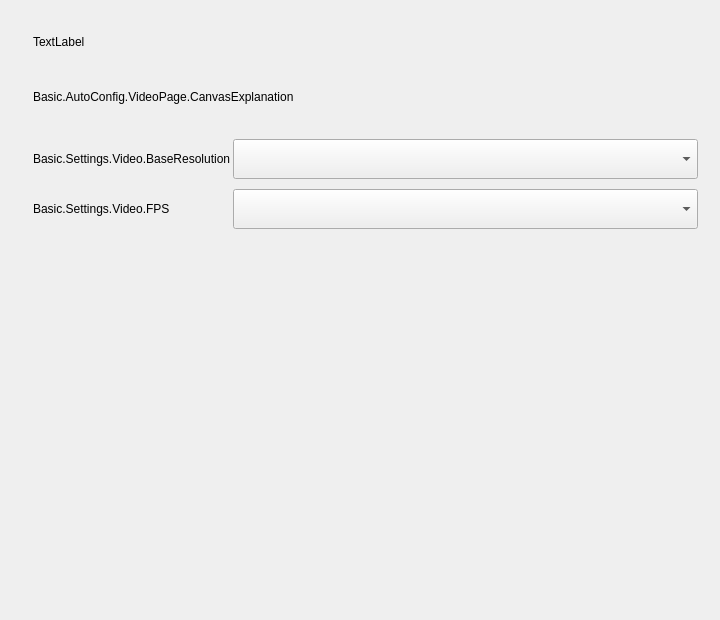
<?xml version="1.0" encoding="UTF-8"?>
<ui version="4.0">
 <class>AFQAutoConfigVideoPage</class>
 <widget class="QWidget" name="AFQAutoConfigVideoPage">
  <property name="geometry">
   <rect>
    <x>0</x>
    <y>0</y>
    <width>720</width>
    <height>620</height>
   </rect>
  </property>
  <property name="minimumSize">
   <size>
    <width>720</width>
    <height>620</height>
   </size>
  </property>
  <property name="maximumSize">
   <size>
    <width>720</width>
    <height>620</height>
   </size>
  </property>
  <property name="windowTitle">
   <string>Form</string>
  </property>
  <layout class="QVBoxLayout" name="verticalLayout">
   <property name="spacing">
    <number>14</number>
   </property>
   <property name="leftMargin">
    <number>33</number>
   </property>
   <property name="topMargin">
    <number>30</number>
   </property>
   <property name="rightMargin">
    <number>22</number>
   </property>
   <property name="bottomMargin">
    <number>0</number>
   </property>
   <item>
    <widget class="QLabel" name="label">
     <property name="minimumSize">
      <size>
       <width>0</width>
       <height>24</height>
      </size>
     </property>
     <property name="maximumSize">
      <size>
       <width>16777215</width>
       <height>24</height>
      </size>
     </property>
     <property name="text">
      <string>TextLabel</string>
     </property>
    </widget>
   </item>
   <item>
    <widget class="QWidget" name="widget_2" native="true">
     <layout class="QHBoxLayout" name="horizontalLayout">
      <property name="spacing">
       <number>0</number>
      </property>
      <property name="leftMargin">
       <number>0</number>
      </property>
      <property name="topMargin">
       <number>0</number>
      </property>
      <property name="rightMargin">
       <number>0</number>
      </property>
      <property name="bottomMargin">
       <number>0</number>
      </property>
      <item>
       <widget class="QLabel" name="label_2">
        <property name="minimumSize">
         <size>
          <width>0</width>
          <height>57</height>
         </size>
        </property>
        <property name="maximumSize">
         <size>
          <width>16777215</width>
          <height>57</height>
         </size>
        </property>
        <property name="text">
         <string>Basic.AutoConfig.VideoPage.CanvasExplanation</string>
        </property>
       </widget>
      </item>
     </layout>
    </widget>
   </item>
   <item>
    <widget class="QWidget" name="widget" native="true">
     <layout class="QGridLayout" name="gridLayout">
      <property name="leftMargin">
       <number>0</number>
      </property>
      <property name="topMargin">
       <number>0</number>
      </property>
      <property name="rightMargin">
       <number>0</number>
      </property>
      <property name="bottomMargin">
       <number>0</number>
      </property>
      <property name="horizontalSpacing">
       <number>0</number>
      </property>
      <property name="verticalSpacing">
       <number>10</number>
      </property>
      <item row="0" column="0">
       <widget class="QLabel" name="label_3">
        <property name="minimumSize">
         <size>
          <width>200</width>
          <height>40</height>
         </size>
        </property>
        <property name="maximumSize">
         <size>
          <width>200</width>
          <height>40</height>
         </size>
        </property>
        <property name="text">
         <string>Basic.Settings.Video.BaseResolution</string>
        </property>
       </widget>
      </item>
      <item row="0" column="1">
       <widget class="QComboBox" name="comboBox_CanvasResolution">
        <property name="minimumSize">
         <size>
          <width>0</width>
          <height>40</height>
         </size>
        </property>
        <property name="maximumSize">
         <size>
          <width>16777215</width>
          <height>40</height>
         </size>
        </property>
       </widget>
      </item>
      <item row="1" column="0">
       <widget class="QLabel" name="label_4">
        <property name="minimumSize">
         <size>
          <width>200</width>
          <height>40</height>
         </size>
        </property>
        <property name="maximumSize">
         <size>
          <width>200</width>
          <height>40</height>
         </size>
        </property>
        <property name="text">
         <string>Basic.Settings.Video.FPS</string>
        </property>
       </widget>
      </item>
      <item row="1" column="1">
       <widget class="QComboBox" name="comboBox_FPS">
        <property name="minimumSize">
         <size>
          <width>0</width>
          <height>40</height>
         </size>
        </property>
        <property name="maximumSize">
         <size>
          <width>16777215</width>
          <height>40</height>
         </size>
        </property>
       </widget>
      </item>
      <item row="2" column="1">
       <spacer name="verticalSpacer">
        <property name="orientation">
         <enum>Qt::Vertical</enum>
        </property>
        <property name="sizeHint" stdset="0">
         <size>
          <width>20</width>
          <height>40</height>
         </size>
        </property>
       </spacer>
      </item>
     </layout>
    </widget>
   </item>
  </layout>
 </widget>
 <resources/>
 <connections/>
</ui>
